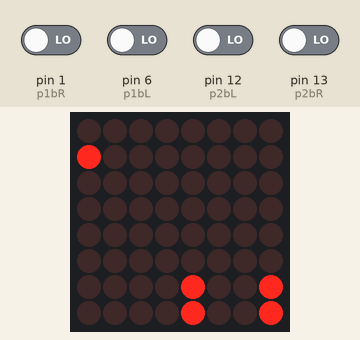
This sketch was run on a simulated Arduino Uno, built with avr-gcc and run on an emulated ATmega328P. Shown: 8×8 LED matrix. Wiring (inferred from the names in the program): LED matrix (orientation assumed): rows pin 10, A0, pin 9, A4, A5, A3, A2, A1; columns pin 0, pin 2, pin 3, pin 4, pin 5, pin 7, pin 8, pin 11. Inputs (shaded band) come from the test bench; at power-on: pin 1 (p1bR), pin 6 (p1bL), pin 12 (p2bL), pin 13 (p2bR) LOW.

Above: at 1.2 s.
1.3 s: pin 13 (p2bR) driven HIGH
At 2.1 s:
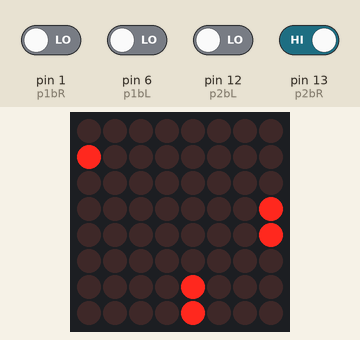
3.1 s: pin 12 (p2bL) driven HIGH
At 4.57 s:
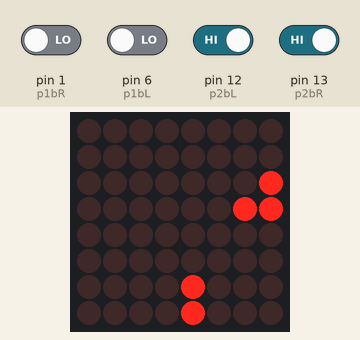
5.1 s: pin 1 (p1bR) driven HIGH
At 6.7 s:
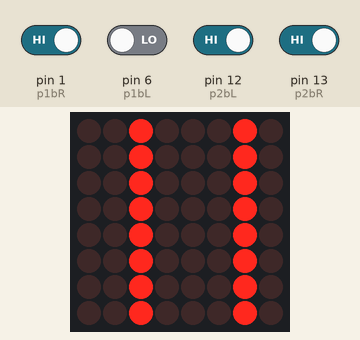
6.9 s: pin 1 (p1bR) driven LOW and pin 6 (p1bL) driven HIGH
9.9 s: pin 6 (p1bL) driven LOW
At 11.0 s:
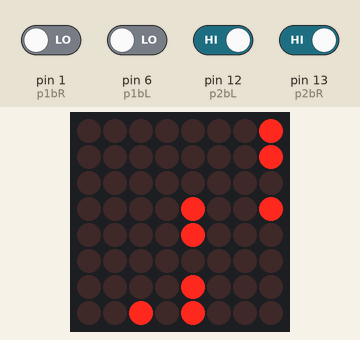
12.6 s: pin 1 (p1bR) driven HIGH
At 13.21 s:
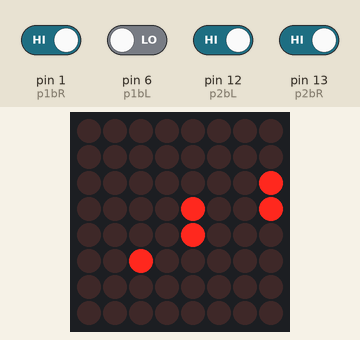

The sketch:

pong.ino
```cpp
#define H1 11
#define H2 2
#define H3 7
#define H4 8
#define H5 3
#define H6 0
#define H7 4
#define H8 5

#define L1 A3
#define L2 A2
#define L3 A1
#define L4 10
#define L5 A0
#define L6 9
#define L7 A4
#define L8 A5
//define which pins corespond to certain buttons
const int p1bL = 6;
const int p1bR = 1;
const int p2bL = 12;
const int p2bR = 13;
//variables to tell whether button is pressed or not
int p1bsL;
int p1bsR;
int p2bsL;
int p2bsR;
//the two platforms' x position
int plyr1x = 1;
int plyr2x = 1;
//the two platforms' y position
const int plyr1y = 7;
const int plyr2y = 0;
//ball's location
int pBallX = 7;
int pBallY = 2;
int nBallY;
int nBallX;
//ball's velocity
int velocityX = -1;
int velocityY = 1;
//score
int plyr1score = 0;
int plyr2score = 0;
unsigned char canvas[8][8] =
{
  0,0,0,0,0,0,0,0,
  0,0,0,0,0,0,0,0,
  0,0,0,0,0,0,0,0,
  0,0,0,0,0,0,0,0,
  0,0,0,0,0,0,0,0,
  0,0,0,0,0,0,0,0,
  0,0,0,0,0,0,0,0,
  0,0,0,0,0,0,0,0,

};
unsigned char scoreboard[8][8] =
{
    0,0,0,0,0,0,0,0,
    0,0,0,0,0,0,0,0,
    0,0,0,0,0,0,0,0,
    1,1,1,1,1,1,1,1,
    1,1,1,1,1,1,1,1,
    0,0,0,0,0,0,0,0,
    0,0,0,0,0,0,0,0,
    0,0,0,0,0,0,0,0,
};

void setup()
{
  pinMode(p1bL, INPUT);
  pinMode(p1bR, INPUT);
  pinMode(p2bL, INPUT);
  pinMode(p2bL, INPUT);
  pinMode(H1,OUTPUT);
  pinMode(H2,OUTPUT);
  pinMode(H3,OUTPUT);
  pinMode(H4,OUTPUT);
  pinMode(H5,OUTPUT);
  pinMode(H6,OUTPUT);
  pinMode(H7,OUTPUT);
  pinMode(H8,OUTPUT);

  pinMode(L1,OUTPUT);
  pinMode(L2,OUTPUT);
  pinMode(L3,OUTPUT);
  pinMode(L4,OUTPUT);
  pinMode(L5,OUTPUT);
  pinMode(L6,OUTPUT);
  pinMode(L7,OUTPUT);
  pinMode(L8,OUTPUT);
}

void loop()
{
    p1bsL = digitalRead(p1bL);
    p1bsR = digitalRead(p1bR);
    p2bsL = digitalRead(p2bL);
    p2bsR = digitalRead(p2bR);
    //draws ball
    canvas[pBallY][pBallX] = 1;
    //draws platforms
    DrawPlatform(plyr1x, plyr1y);
    DrawPlatform(plyr2x, plyr2y);
    //checks if the platform is underneath the ball
    PlatformCollision(plyr1y, plyr1x, -1);\
  PlatformCollision(plyr2y, plyr2x, 1);
  //contols the platform
    if (millis() % 10 == 0)
    {
        plyr1x = Controls(plyr1x, plyr1y, p1bsL, p1bsR);
        plyr2x = Controls(plyr2x, plyr2y, p2bsL, p2bsR);
    }
    //controls the speed of the ball
    if (millis() % 50 == 0)
  {
      //adds velocity to ball location in order to move the ball
    nBallY = pBallY + velocityY;
    nBallX = pBallX + velocityX;
    //erases the ball's previous location
    //canvas[pBallY][pBallX] = 0;
    for (int i = 1; i < 7; i++)
    {
        for(int j = 0; j < 8; j++)
        {
            canvas[i][j] = 0;
        }
    }
    //edge check on X axis
    if (nBallX < 1 || nBallX > 6)
    {
      velocityX = velocityX * -1;
    }
    //cornercheck
    if (nBallY < 2)
    {
        velocityX = 1;
        if (nBallX < 1)
        {
            if (plyr2x == 0)
          {
              velocityY = 1;
          }else
          {
              velocityY = -1;
          }
        } else if (nBallX > 6)
        {
            velocityX = -1;
            if (plyr2x == 6)
            {
                velocityY = 1;
            } else
            {
                velocityY = -1;
            }

        }
    } else if (nBallY > 5)
    {
        if (nBallX < 1)
        {
            velocityX = 1;
            if (plyr1x == 0)
            {
              velocityY = -1;
            } else
            {
                velocityY = 1;
            }
        } else if (nBallX > 6)
            {
          velocityX = -1;
          if (plyr1x == 6)
          {
              velocityY = -1;
          } else
          {
              velocityY = 1;
          }
        }
  }
  }

    if (nBallY > 6 || nBallY < 1)
    {
        if(nBallY > 6)
        {
            plyr1score++;
            scorekeeper(plyr1score, 0);

        }else
        {
            plyr2score++;
            scorekeeper(plyr2score, 7);

        }

        //the two platforms' x position
plyr1x = 1;
plyr2x = 1;
//ball's location
nBallY=3;
nBallX=3;
//ball's velocity
velocityX = -1;
velocityY = 1;
    } else
    {
        Display(canvas);
        pBallY = nBallY;
        pBallX = nBallX;
    }

}

void scorekeeper(int score, int row)
{
    if (score > 0)
    {
        for (int j = 0; j < 3; j++)
        {
            scoreboard[row][score - 1] = 0;
            for (int i = 0; i < 70; i++)
            {
                Display(scoreboard);
                delay(1);
            }
            scoreboard[row][score - 1] = 1;
            for (int i = 0; i < 70; i++)
            {
                Display(scoreboard);
                delay(1);
            }
        }
    }
}

void PlatformCollision(int yPlatform, int xPlatform, int nVelocityY)
{
    if (nBallY == yPlatform + nVelocityY)
  {
    if (nBallX == xPlatform && nBallX > 0)
    {
      velocityY = nVelocityY;
    } else if (nBallX == xPlatform + 1 && nBallX < 7)
    {
      velocityY = nVelocityY;
    }else if (nBallX == xPlatform - 1 && velocityX == 1)
    {
      velocityX *= -1;
      velocityY = nVelocityY;
    } else if (nBallX == xPlatform + 2 && velocityX == -1)
    {
        velocityX = 1;
        velocityY = nVelocityY;
    }

  }
}

void DrawPlatform(int xPlatform, int yPlatform)
{
    canvas[yPlatform][xPlatform] = 1;
  canvas[yPlatform][xPlatform + 1] = 1;
}

int Controls(int xPlatform, int yPlatform, int buttonState1, int buttonState2)
{
    if (buttonState2 == HIGH && xPlatform < 6)
  {
    xPlatform++;
    canvas[yPlatform][xPlatform - 1] = 0;
  } else if (buttonState1 == HIGH && xPlatform > 0)
  {
    xPlatform--;
    canvas[yPlatform][xPlatform + 2] = 0;
  }
  return xPlatform;
}

void Display(unsigned char dat[8][8])
{
  digitalWrite(L1,LOW);
  digitalWrite(H1,dat[0][0]);
  digitalWrite(H2,dat[1][0]);
  digitalWrite(H3,dat[2][0]);
  digitalWrite(H4,dat[3][0]);
  digitalWrite(H5,dat[4][0]);
  digitalWrite(H6,dat[5][0]);
  digitalWrite(H7,dat[6][0]);
  digitalWrite(H8,dat[7][0]);
  delay(1);
  Clear();

  digitalWrite(L2,LOW);
  digitalWrite(H1,dat[0][1]);
  digitalWrite(H2,dat[1][1]);
  digitalWrite(H3,dat[2][1]);
  digitalWrite(H4,dat[3][1]);
  digitalWrite(H5,dat[4][1]);
  digitalWrite(H6,dat[5][1]);
  digitalWrite(H7,dat[6][1]);
  digitalWrite(H8,dat[7][1]);
  delay(1);
  Clear();

  digitalWrite(L3,LOW);
  digitalWrite(H1,dat[0][2]);
  digitalWrite(H2,dat[1][2]);
  digitalWrite(H3,dat[2][2]);
  digitalWrite(H4,dat[3][2]);
  digitalWrite(H5,dat[4][2]);
  digitalWrite(H6,dat[5][2]);
  digitalWrite(H7,dat[6][2]);
  digitalWrite(H8,dat[7][2]);
  delay(1);
  Clear();

  digitalWrite(L4,LOW);
  digitalWrite(H1,dat[0][3]);
  digitalWrite(H2,dat[1][3]);
  digitalWrite(H3,dat[2][3]);
  digitalWrite(H4,dat[3][3]);
  digitalWrite(H5,dat[4][3]);
  digitalWrite(H6,dat[5][3]);
  digitalWrite(H7,dat[6][3]);
  digitalWrite(H8,dat[7][3]);
  delay(1);
  Clear();

  digitalWrite(L5,LOW);
  digitalWrite(H1,dat[0][4]);
  digitalWrite(H2,dat[1][4]);
  digitalWrite(H3,dat[2][4]);
  digitalWrite(H4,dat[3][4]);
  digitalWrite(H5,dat[4][4]);
  digitalWrite(H6,dat[5][4]);
  digitalWrite(H7,dat[6][4]);
  digitalWrite(H8,dat[7][4]);
  delay(1);
  Clear();

  digitalWrite(L6,LOW);
  digitalWrite(H1,dat[0][5]);
  digitalWrite(H2,dat[1][5]);
  digitalWrite(H3,dat[2][5]);
  digitalWrite(H4,dat[3][5]);
  digitalWrite(H5,dat[4][5]);
  digitalWrite(H6,dat[5][5]);
  digitalWrite(H7,dat[6][5]);
  digitalWrite(H8,dat[7][5]);
  delay(1);
  Clear();

  digitalWrite(L7,LOW);
  digitalWrite(H1,dat[0][6]);
  digitalWrite(H2,dat[1][6]);
  digitalWrite(H3,dat[2][6]);
  digitalWrite(H4,dat[3][6]);
  digitalWrite(H5,dat[4][6]);
  digitalWrite(H6,dat[5][6]);
  digitalWrite(H7,dat[6][6]);
  digitalWrite(H8,dat[7][6]);
  delay(1);
  Clear();

  digitalWrite(L8,LOW);
  digitalWrite(H1,dat[0][7]);
  digitalWrite(H2,dat[1][7]);
  digitalWrite(H3,dat[2][7]);
  digitalWrite(H4,dat[3][7]);
  digitalWrite(H5,dat[4][7]);
  digitalWrite(H6,dat[5][7]);
  digitalWrite(H7,dat[6][7]);
  digitalWrite(H8,dat[7][7]);
  delay(1);
  Clear();
}

void Clear()
{
  digitalWrite(H1,LOW);
  digitalWrite(H2,LOW);
  digitalWrite(H3,LOW);
  digitalWrite(H4,LOW);
  digitalWrite(H5,LOW);
  digitalWrite(H6,LOW);
  digitalWrite(H7,LOW);
  digitalWrite(H8,LOW);

  digitalWrite(L1,HIGH);
  digitalWrite(L2,HIGH);
  digitalWrite(L3,HIGH);
  digitalWrite(L4,HIGH);
  digitalWrite(L5,HIGH);
  digitalWrite(L6,HIGH);
  digitalWrite(L7,HIGH);
  digitalWrite(L8,HIGH);
}
```

Measured:
- after the input at 1.3 s, the display: first changes after 0.10 s (image 1 shows a later state)
- after the input at 3.1 s, the display: first changes after 0.12 s (image 2 shows a later state)
- after the input at 5.1 s, the display: first differs from a run without the input after 0.10 s (image 3 shows a later state)
- after the input at 9.9 s, the display: first differs from a run without the input after 0.58 s (image 4 shows a later state)
- after the input at 12.6 s, the display: first differs from a run without the input after 0.10 s (image 5 shows a later state)
- what the display in image 1 shows lasts 0.8 s, from 1.7 s to 2.5 s
- what the display in image 2 shows lasts 0.5 s, from 4.3 s to 4.8 s
